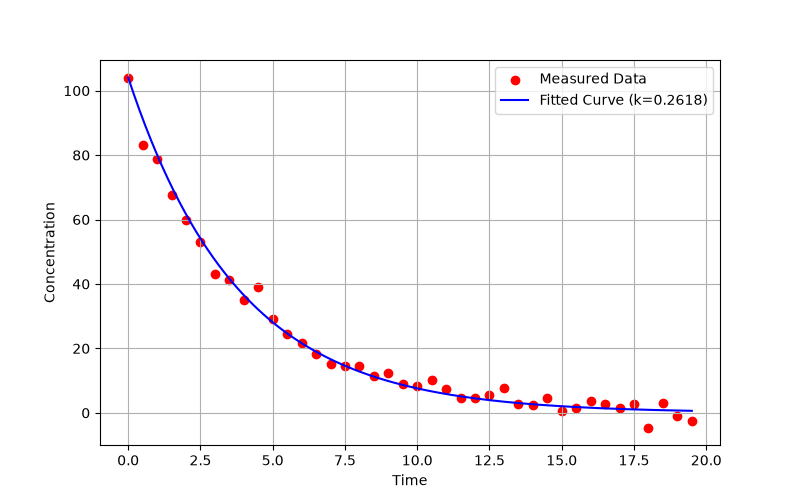

Generate this figure with Python:
import numpy as np
import matplotlib.pyplot as plt
from scipy.optimize import minimize

data = np.loadtxt('kinetics.csv', delimiter=',', skiprows=1)
t, C = data[:, 0], data[:, 1]
C0 = C[0]

def total_error(k):
    k_val = k[0] if isinstance(k, (list, np.ndarray)) else k
    return np.sum((C - C0 * np.exp(-k_val * t))**2)

res = minimize(total_error, x0=[0.5], bounds=[(0, 5)], method="SLSQP")
fitted_k = res.x[0]
print("Fitted k:", fitted_k)

t_line = np.linspace(min(t), max(t), 200)
C_fit = C0 * np.exp(-fitted_k * t_line)

plt.figure(figsize=(8, 5))
plt.scatter(t, C, color='red', label='Measured Data')
plt.plot(t_line, C_fit, color='blue', label=f'Fitted Curve (k={fitted_k:.4f})')
plt.xlabel('Time')
plt.ylabel('Concentration')
plt.legend()
plt.grid(True)
plt.savefig('kinetics.png')
